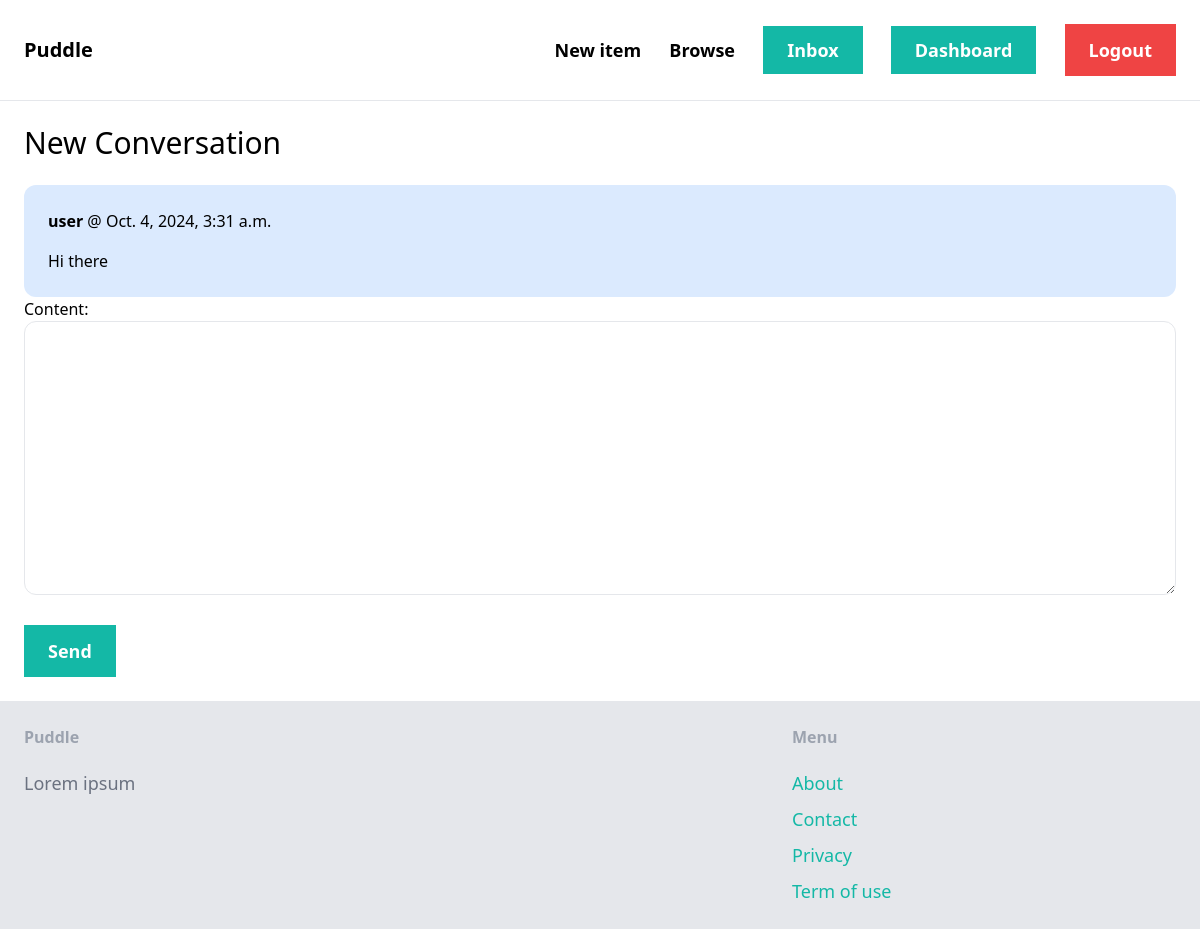
Page /inbox/3/ (signed in) on the committed database.
### conversation/models.py (models this page shows)
class ConversationMessage(models.Model):
    conversation = models.ForeignKey(Conversation, related_name="messages", on_delete=models.CASCADE)
    content = models.TextField()
    created_at = models.DateTimeField(auto_now_add=True)
    created_by = models.ForeignKey(User, related_name="created_messages", on_delete=models.CASCADE)

### conversation/views.py (the view)
# urls.py: path("<int:conversation_pk>/", views.detail, name="detail")
@login_required
def detail(request:HttpRequest, conversation_pk):
    conversation = Conversation.objects.filter(members__in=[request.user.id]).get(pk=conversation_pk)
    if request.method == "POST":
        form = ConversationMessageForm(request.POST)
        if form.is_valid():
            conversation_message = form.save(commit=False)
            conversation_message.conversation = conversation
            conversation_message.created_by = request.user
            conversation_message.save()
            conversation.save()
            return redirect("conversation:detail", conversation_pk=conversation_pk)
    else:
        form = ConversationMessageForm()
    return render(request, "conversation/detail.html", {
        "conversation": conversation,
        "form": form
    })

### conversation/forms.py
class ConversationMessageForm(forms.ModelForm):
    class Meta:
        model = ConversationMessage
        fields = ("content",)
        widgets = {
            "content": forms.Textarea(attrs={
                "class": "w-full py-4 px-6 rounded-xl border"
            })
        }

### conversation/templates/conversation/detail.html (shortened to what this page needs)
{% extends "core/base.html" %}
{% block content %}
<h1 class="mb-6 text-3xl">New Conversation</h1>
<div class="space-y-6">
  {% for message in conversation.messages.all %}
    <div class="p-6 flex {% if message.created_by == request.user.id %} bg-gray-100 {% else %} bg-blue-100 {% endif %} rounded-xl">
      <div>
        <p class="mb-4"><strong>{{ message.created_by.username }}</strong> @ {{ message.created_at }}</p>
        <p>{{ message.content }}</p>
      </div>
    </div>
  {% endfor %}
</div>
<form method="post" action="." enctype="multipart/form-data">
  {{ form.as_p }}
  <button type="submit" class="mt-6 px-6 py-3 text-lg font-semibold bg-teal-500 text-white round-xl hover:bg-teal-700">Send</button>
</form>
{% endblock %}

### rows in the picture
ConversationMessage: created_by.username "user", created_at "Oct. 4, 2024, 3:31 a.m.", content "Hi there"
